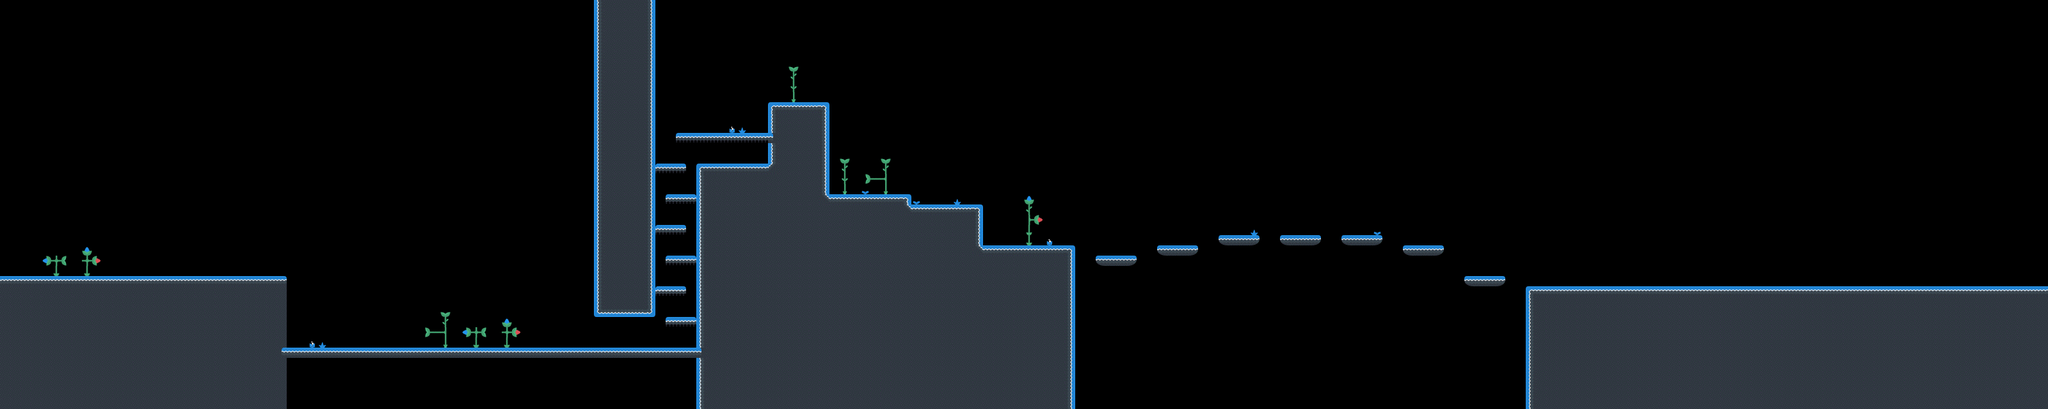

A level layout from a 2D game, rendered from its tile map. Below: a short description, then the map file with tile-grid data replaced by summaries:
An orthogonal 200x40 tile map with 16x16 px tiles, 2 tile layers (tileLayer, elementLayer), 2 tilesets and 101 objects (48x coin, 27x jump, 15x walker, 5x jumper, 3x staticshooter, ...).

<map version="1.2" tiledversion="1.3.0" orientation="orthogonal" renderorder="right-down" compressionlevel="0" width="200" height="40" tilewidth="16" tileheight="16" infinite="0" nextlayerid="11" nextobjectid="369">
    <tileset firstgid="1" name="world1" tilewidth="16" tileheight="16" spacing="4" margin="2" tilecount="38" columns="38">
        <image source="world1.png" width="760" height="20" />
    </tileset>
    <tileset firstgid="39" name="elements1" tilewidth="16" tileheight="16" spacing="4" margin="2" tilecount="40" columns="40">
        <image source="elements1.png" width="800" height="20" />
    </tileset>
    <layer id="9" name="tileLayer" width="200" height="40">
        <data>[8000 cells, 2057 non-empty, 19 distinct tile ids]</data>
    </layer>
    <objectgroup id="2" name="gameObjects">
        <object id="1" name="lou" x="16" y="400" width="16" height="32" />
        <object id="1" name="larry" x="16" y="400" width="16" height="32" />
        <object id="93" name="coin" x="144" y="400" width="16" height="16" />
        <object id="94" name="coin" x="160" y="400" width="16" height="16" />
        <object id="156" name="walker" x="2720" y="416" width="16" height="32" />
        <object id="157" name="walker" x="2672" y="416" width="16" height="32" />
        <object id="158" name="walker" x="2624" y="416" width="16" height="32" />
        <object id="159" name="walker" x="2576" y="416" width="16" height="32" />
        <object id="174" name="coin" x="2640" y="400" width="16" height="16" />
        <object id="175" name="coin" x="2656" y="400" width="16" height="16" />
        <object id="189" name="coin" x="256" y="400" width="16" height="16" />
        <object id="190" name="coin" x="272" y="400" width="16" height="16" />
        <object id="191" name="coin" x="288" y="400" width="16" height="16" />
        <object id="192" name="coin" x="304" y="400" width="16" height="16" />
        <object id="193" name="coin" x="352" y="400" width="16" height="16" />
        <object id="194" name="coin" x="368" y="400" width="16" height="16" />
        <object id="195" name="coin" x="384" y="400" width="16" height="16" />
        <object id="196" name="coin" x="400" y="400" width="16" height="16" />
        <object id="197" name="staticshooter" x="880" y="512" width="16" height="32" />
        <object id="198" name="walker" x="576" y="512" width="16" height="32" />
        <object id="199" name="walker" x="528" y="512" width="16" height="32" />
        <object id="200" name="walker" x="464" y="512" width="16" height="32" />
        <object id="201" name="walker" x="624" y="512" width="16" height="32" />
        <object id="210" name="exit" x="3152" y="416" width="16" height="32" />
        <object id="214" name="coin" x="2768" y="416" width="16" height="16" />
        <object id="215" name="coin" x="2784" y="416" width="16" height="16" />
        <object id="216" name="coin" x="2832" y="416" width="16" height="16" />
        <object id="217" name="coin" x="2848" y="416" width="16" height="16" />
        <object id="218" name="coin" x="2912" y="416" width="16" height="16" />
        <object id="219" name="coin" x="2896" y="416" width="16" height="16" />
        <object id="220" name="coin" x="2960" y="416" width="16" height="16" />
        <object id="221" name="coin" x="2976" y="416" width="16" height="16" />
        <object id="297" name="staticshooter" x="1264" y="128" width="16" height="32" />
        <object id="298" name="staticshooter" x="2128" y="336" width="16" height="32" />
        <object id="299" name="walker" x="3120" y="416" width="16" height="32" />
        <object id="300" name="walker" x="3088" y="416" width="16" height="32" />
        <object id="301" name="walker" x="3056" y="416" width="16" height="32" />
        <object id="302" name="walker" x="3024" y="416" width="16" height="32" />
        <object id="303" name="walker" x="2992" y="416" width="16" height="32" />
        <object id="306" name="coin" x="1936" y="336" width="16" height="16" />
        <object id="307" name="coin" x="1920" y="336" width="16" height="16" />
        <object id="308" name="coin" x="2032" y="336" width="16" height="16" />
        <object id="309" name="coin" x="2016" y="336" width="16" height="16" />
        <object id="310" name="coin" x="2224" y="352" width="16" height="16" />
        <object id="311" name="coin" x="2208" y="352" width="16" height="16" />
        <object id="312" name="coin" x="1744" y="368" width="16" height="16" />
        <object id="313" name="coin" x="1728" y="368" width="16" height="16" />
        <object id="314" name="coin" x="1456" y="288" width="16" height="16" />
        <object id="315" name="coin" x="1440" y="288" width="16" height="16" />
        <object id="316" name="coin" x="1488" y="288" width="16" height="16" />
        <object id="317" name="coin" x="1472" y="288" width="16" height="16" />
        <object id="318" name="coin" x="1568" y="352" width="16" height="16" />
        <object id="319" name="coin" x="1552" y="352" width="16" height="16" />
        <object id="320" name="coin" x="1600" y="352" width="16" height="16" />
        <object id="321" name="coin" x="1584" y="352" width="16" height="16" />
        <object id="322" name="coin" x="1328" y="272" width="16" height="16" />
        <object id="323" name="coin" x="1312" y="272" width="16" height="16" />
        <object id="324" name="coin" x="1360" y="272" width="16" height="16" />
        <object id="325" name="coin" x="1344" y="272" width="16" height="16" />
        <object id="326" name="coin" x="1104" y="176" width="16" height="16" />
        <object id="327" name="coin" x="1088" y="176" width="16" height="16" />
        <object id="328" name="coin" x="1168" y="176" width="16" height="16" />
        <object id="329" name="coin" x="1152" y="176" width="16" height="16" />
        <object id="330" name="coin" x="768" y="512" width="16" height="16" />
        <object id="331" name="coin" x="752" y="512" width="16" height="16" />
        <object id="332" name="coin" x="704" y="512" width="16" height="16" />
        <object id="333" name="coin" x="688" y="512" width="16" height="16" />
        <object id="355" name="walker" x="2304" y="400" width="16" height="32" />
        <object id="357" name="walker" x="1824" y="352" width="16" height="32" />
        <object id="358" name="jumper" x="416" y="400" width="16" height="32" />
        <object id="359" name="jumper" x="1040" y="512" width="16" height="32" />
        <object id="366" name="jumper" x="1152" y="224" width="16" height="32" />
        <object id="367" name="jumper" x="1024" y="320" width="16" height="32" />
        <object id="368" name="jumper" x="1040" y="368" width="16" height="32" />
    </objectgroup>
    <objectgroup id="5" name="interactionObjects">
        <object id="334" name="jump" x="1072" y="496" width="16" height="16" />
        <object id="335" name="jump" x="1056" y="496" width="16" height="16" />
        <object id="336" name="jump" x="1040" y="448" width="16" height="16" />
        <object id="337" name="jump" x="1024" y="448" width="16" height="16" />
        <object id="338" name="jump" x="1072" y="400" width="16" height="16" />
        <object id="339" name="jump" x="1056" y="400" width="16" height="16" />
        <object id="340" name="jump" x="1040" y="352" width="16" height="16" />
        <object id="341" name="jump" x="1024" y="352" width="16" height="16" />
        <object id="342" name="jump" x="1072" y="304" width="16" height="16" />
        <object id="343" name="jump" x="1056" y="304" width="16" height="16" />
        </objectgroup>
    <layer id="10" name="elementLayer" width="200" height="40">
        <data>[8000 cells, 52 non-empty, 17 distinct tile ids]</data>
    </layer>
</map>
<!-- 17 of 101 objects omitted -->
